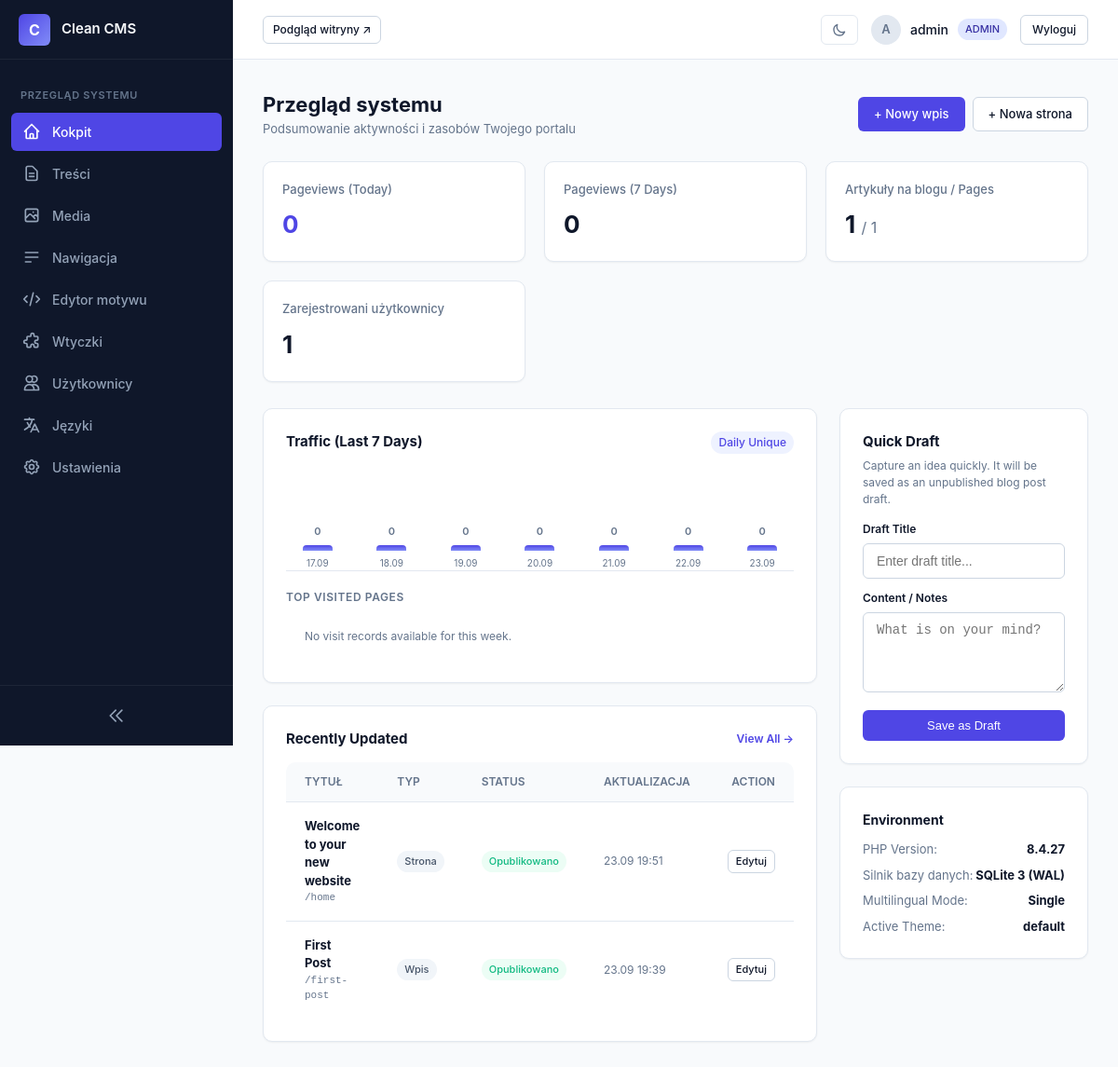
/admin/index.php (signed in), run on the app's committed database.
### tables this page shows
CREATE TABLE pages (
                    id INTEGER PRIMARY KEY AUTOINCREMENT,
                    parent_id INTEGER DEFAULT 0,
                    slug TEXT NOT NULL,
                    title TEXT NOT NULL,
                    content TEXT,
                    type TEXT NOT NULL DEFAULT 'page',
                    status TEXT DEFAULT 'published',
                    lang TEXT NOT NULL DEFAULT 'en',
                    translation_group TEXT NOT NULL,
                    featured_image TEXT,
                    meta_title TEXT,
                    meta_description TEXT,
                    author_id INTEGER REFERENCES users(id) ON DELETE SET NULL,
                    created_at DATETIME DEFAULT CURRENT_TIMESTAMP,
                    updated_at DATETIME DEFAULT CURRENT_TIMESTAMP
                );

CREATE TABLE settings (key TEXT PRIMARY KEY, value TEXT);

### core/bootstrap.php (called while the page is built, shortened)
<?php
spl_autoload_register(function ($class) {
    $prefix = 'Core\\';
    $base_dir = __DIR__ . '/';
    $len = strlen($prefix);
    $relative_class = substr($class, $len);
    $file = $base_dir . str_replace('\\', '/', $relative_class) . '.php';
});
require_once __DIR__ . '/GetSimpleCompat.php';
require_once __DIR__ . '/I18n.php';

### core/Security.php (called while the page is built, shortened)
<?php
final class Security {
    public static function sanitize(string $data): string {
        return htmlspecialchars(trim($data), ENT_QUOTES, 'UTF-8');
    }
}

### core/Router.php (called while the page is built, shortened)
<?php
final class Router {
    public static function getOption(string $configurationKey, string $defaultFallback = ''): string {
        $database = Database::getConnection();
        $statement = $database->prepare("SELECT value FROM settings WHERE key = :key LIMIT 1");
        $statement->execute([':key' => $configurationKey]);
        $resultRow = $statement->fetch();
        return $resultRow ? (string)$resultRow['value'] : $defaultFallback;
    }
}

### admin/index.php (the view, shortened to what this page needs)
<?php
require_once __DIR__ . '/../core/bootstrap.php';
require_once __DIR__ . '/views/header.php';
$db = Database::getConnection();
$totalPages = (int)$db->query("SELECT COUNT(*) FROM pages WHERE type = 'page'")->fetchColumn();
$totalPosts = (int)$db->query("SELECT COUNT(*) FROM pages WHERE type = 'post'")->fetchColumn();
$totalUsers = (int)$db->query("SELECT COUNT(*) FROM users")->fetchColumn();
$todayVisits = (int)$db->query("SELECT COUNT(*) FROM visits WHERE visited_at = DATE('now')")->fetchColumn();
$weekVisits  = (int)$db->query("SELECT COUNT(*) FROM visits WHERE visited_at >= DATE('now', '-6 days')")->fetchColumn();
$chartQuery = $db->query("
    SELECT d.dt as date, COUNT(v.id) as count
    FROM (
        SELECT DATE('now', '-6 days') as dt UNION ALL
        SELECT DATE('now', '-5 days') UNION ALL
        SELECT DATE('now', '-4 days') UNION ALL
        SELECT DATE('now', '-3 days') UNION ALL
        SELECT DATE('now', '-2 days') UNION ALL
        SELECT DATE('now', '-1 days') UNION ALL
        SELECT DATE('now')
    ) d
    LEFT JOIN visits v ON v.visited_at = d.dt
    GROUP BY d.dt ORDER BY d.dt ASC
");
$chartData = $chartQuery->fetchAll();
$topPages = $db->query("
    SELECT path, COUNT(*) as hits
    FROM visits
    WHERE visited_at >= DATE('now', '-6 days')
    GROUP BY path
    ORDER BY hits DESC
    LIMIT 5
")->fetchAll();
$recentContent = $db->query("
    SELECT p.id, p.title, p.slug, p.type, p.status, p.updated_at, u.username as author_name
    FROM pages p
    LEFT JOIN users u ON p.author_id = u.id
    ORDER BY p.updated_at DESC
    LIMIT 6
")->fetchAll();
?>
<div class="page-header">
    <div>
        <h1 class="page-title"><?= _e('System Overview') ?></h1>
        <p style="color: var(--text-muted); font-size: 13px;"><?= _e('Summary of your website activity and resources') ?></p>
    </div>
    <div style="display:flex; gap: 8px;">
        <a href="page-edit.php?type=post" class="btn btn-primary">+ <?= _e('New Post') ?></a>
        <a href="page-edit.php?type=page" class="btn btn-secondary">+ <?= _e('New Page') ?></a>
    </div>
</div>
<div class="metrics-grid">
    <div class="metric-card">
        <span class="metric-label"><?= _e('Pageviews (Today)') ?></span>
        <span class="metric-value" style="color: var(--primary);"><?= $todayVisits ?></span>
    </div>
    <div class="metric-card">
        <span class="metric-label"><?= _e('Pageviews (7 Days)') ?></span>
        <span class="metric-value"><?= $weekVisits ?></span>
    </div>
    <div class="metric-card">
        <span class="metric-label"><?= _e('Blog Posts') ?> / <?= _e('Pages') ?></span>
        <span class="metric-value"><?= $totalPosts ?> <span style="font-size:16px; font-weight:normal; color:var(--text-muted);">/ <?= $totalPages ?></span></span>
    </div>
    <div class="metric-card">
        <span class="metric-label"><?= _e('Registered Users') ?></span>
        <span class="metric-value"><?= $totalUsers ?></span>
    </div>
</div>
<div style="display: grid; grid-template-columns: 2fr 1fr; gap: 24px; align-items: start;">
    <div>
        <div class="card">
            <div style="display:flex; justify-content:space-between; align-items:center; margin-bottom: 16px;">
                <h2 style="font-size: 15px; font-weight: 700;"><?= _e('Traffic (Last 7 Days)') ?></h2>
                <span class="badge" style="background: var(--primary-subtle); color: var(--primary);"><?= _e('Daily Unique') ?></span>
            </div>
            <?php
            $maxVisits = 1;
            ?>
            <div style="display: flex; align-items: flex-end; gap: 12px; height: 110px; padding-top: 15px; border-bottom: 1px solid var(--border-subtle);">
                <?php foreach ($chartData as $bar):
                    $h = max(6, (int)(($bar['count'] / $maxVisits) * 85));
                    $dayLabel = date('d.m', strtotime($bar['date']));
                ?>
                    <div style="flex: 1; display: flex; flex-direction: column; align-items: center; gap: 6px; height: 100%; justify-content: flex-end;">
                        <span style="font-size: 11px; font-weight: 600; color: var(--text-muted);"><?= $bar['count'] ?></span>
                        <div style="width: 100%; max-width: 32px; height: <?= $h ?>px; background: linear-gradient(180deg, var(--primary), #818cf8); border-radius: 4px 4px 0 0;" title="<?= $bar['date'] ?>: <?= $bar['count'] ?> views"></div>
                        <span style="font-size: 10px; color: var(--text-muted);"><?= $dayLabel ?></span>
                    </div>
                <?php endforeach; ?>
            </div>
            <div style="margin-top: 16px;">
                <span style="font-size: 12px; font-weight: 600; color: var(--text-muted); text-transform: uppercase; letter-spacing: 0.05em;"><?= _e('Top Visited Pages') ?></span>
                <table class="pro-table" style="margin-top: 8px;">
                    <tbody>
                        <?php if (empty($topPages)): ?>
                            <tr><td style="color: var(--text-muted); font-size: 12px;"><?= _e('No visit records available for this week.') ?></td></tr>
                        <?php endif; ?>
                    </tbody>
                </table>
            </div>
        </div>
        <div class="card">
            <div style="display:flex; justify-content:space-between; align-items:center; margin-bottom: 14px;">
                <h2 style="font-size: 15px; font-weight: 700;"><?= _e('Recently Updated') ?></h2>
                <a href="pages.php" style="font-size: 12px; color: var(--primary); text-decoration: none; font-weight: 600;"><?= _e('View All') ?> &rarr;</a>
            </div>
            <div class="table-container" style="border: none; box-shadow: none;">
                <table class="pro-table">
                    <thead>
                        <tr>
                            <th><?= _e('Title') ?></th>
                            <th><?= _e('Type') ?></th>
                            <th><?= _e('Status') ?></th>
                            <th><?= _e('Updated') ?></th>
                            <th style="text-align: right;"><?= _e('Action') ?></th>
                        </tr>
                    </thead>
                    <tbody>
                        <?php foreach ($recentContent as $rc): ?>
                            <tr>
                                <td>
                                    <strong><a href="page-edit.php?id=<?= $rc['id'] ?>" style="color: var(--text-main); text-decoration: none;"><?= Security::sanitize($rc['title']) ?></a></strong>
                                    <div style="font-size: 11px; color: var(--text-muted); font-family: monospace;">/<?= Security::sanitize($rc['slug']) ?></div>
                                </td>
                                <td>
                                    <span class="badge" style="background: #f1f5f9; color: #475569; font-size: 11px;">
                                    </span>
                                </td>
                                <td>
                                    <span class="badge <?= $rc['status'] === 'published' ? 'badge-success' : 'badge-warning' ?>" style="font-size: 11px;">
                                    </span>
                                </td>
                                <td style="font-size: 12px; color: var(--text-muted);"><?= date('d.m H:i', strtotime($rc['updated_at'])) ?></td>
                                <td style="text-align: right;">
                                    <a href="page-edit.php?id=<?= $rc['id'] ?>" class="btn btn-secondary" style="padding: 3px 8px; font-size: 11px;"><?= _e('Edit') ?></a>
                                </td>
                            </tr>
                        <?php endforeach; ?>
                    </tbody>
                </table>
            </div>
        </div>
    </div>
    <div>
        <div class="card">
            <h2 style="font-size: 15px; font-weight: 700; margin-bottom: 6px;"><?= _e('Quick Draft') ?></h2>
            <p style="font-size: 12px; color: var(--text-muted); margin-bottom: 14px;"><?= _e('Capture an idea quickly. It will be saved as an unpublished blog post draft.') ?></p>
            <form method="POST" action="">
                <div class="form-group" style="margin-bottom: 12px;">
                    <label class="form-label" style="font-size: 12px;"><?= _e('Draft Title') ?></label>
                    <input type="text" name="draft_title" class="form-control" placeholder="<?= _e('Enter draft title...') ?>" required>
                </div>
                <div class="form-group" style="margin-bottom: 14px;">
                    <label class="form-label" style="font-size: 12px;"><?= _e('Content / Notes') ?></label>
                    <textarea name="draft_content" class="form-control" rows="4" placeholder="<?= _e('What is on your mind?') ?>"></textarea>
                </div>
                <button type="submit" class="btn btn-primary" style="width: 100%; font-size: 13px;"><?= _e('Save as Draft') ?></button>
            </form>
        </div>
        <div class="card">
            <h3 style="font-size: 14px; font-weight: 700; margin-bottom: 12px;"><?= _e('Environment') ?></h3>
            <ul style="list-style: none; font-size: 13px; display: flex; flex-direction: column; gap: 8px; color: var(--text-muted);">
                <li style="display: flex; justify-content: space-between;">
                    <span><?= _e('PHP Version') ?>:</span> <strong style="color: var(--text-main);"><?= PHP_VERSION ?></strong>
                </li>
                <li style="display: flex; justify-content: space-between;">
                    <span><?= _e('Database Engine') ?>:</span> <strong style="color: var(--text-main);">SQLite 3 (WAL)</strong>
                </li>
                <li style="display: flex; justify-content: space-between;">
                    <span><?= _e('Multilingual Mode') ?>:</span> <strong style="color: var(--text-main);"><?= \Core\Router::getOption('multilingual_frontend') === '1' ? _e('Enabled') : _e('Single') ?></strong>
                </li>
                <li style="display: flex; justify-content: space-between;">
                    <span><?= _e('Active Theme') ?>:</span> <strong style="color: var(--text-main);"><?= htmlspecialchars(\Core\Router::getOption('active_theme', 'default'), ENT_QUOTES, 'UTF-8') ?></strong>
                </li>
            </ul>
        </div>
    </div>
</div>
<?php require_once __DIR__ . '/views/footer.php'; ?>

### core/I18n.php (shortened to what this page needs)
<?php
    final class I18n {
        private static string $frontendLang = 'en';
        private static string $adminLang = 'en';
        private static string $defaultLang = 'en';
        private static array $translations = [];
        private static array $availableLanguages = [];
        public static function init(): void {
            self::$defaultLang = class_exists('\Core\Router') ? Router::getOption('default_language', 'en') : 'en';
            $rawLangs = class_exists('\Core\Router') ? Router::getOption('available_languages', 'en:English,pl:Polski') : 'en:English,pl:Polski';
            self::$availableLanguages = [];
            foreach (explode(',', $rawLangs) as $pair) {
                $parts = explode(':', trim($pair));
                if (count($parts) === 2) {
                    self::$availableLanguages[trim($parts[0])] = trim($parts[1]);
                }
            }
            $configuredAdminLang = class_exists('\Core\Router') ? Router::getOption('admin_language', self::$defaultLang) : self::$defaultLang;
            if (isset($_SESSION['user_admin_lang']) && array_key_exists($_SESSION['user_admin_lang'], self::$availableLanguages)) {
                self::$adminLang = $_SESSION['user_admin_lang'];
            } elseif (array_key_exists($configuredAdminLang, self::$availableLanguages)) {
                self::$adminLang = $configuredAdminLang;
            } else {
                self::$adminLang = self::$defaultLang;
            }
        }
        private static function detectFrontendLanguage(): void {
            $isMultilingual = class_exists('\Core\Router') && Router::getOption('multilingual_frontend', '0') === '1';
            if (!$isMultilingual) {
                self::$frontendLang = self::$defaultLang;
                return;
            }
        }
        public static function loadDictionary(string $lang): void {
            $lang = preg_replace('/[^a-z0-9_-]/i', '', $lang);
            $filePath = __DIR__ . '/../languages/' . $lang . '.json';
            if (file_exists($filePath)) {
                $json = file_get_contents($filePath);
                $data = json_decode((string)$json, true);
                if (is_array($data)) {
                    self::$translations[$lang] = $data;
                    return;
                }
            }
            self::$translations[$lang] = [];
        }
        public static function translate(string $key, ?string $lang = null): string {
            if ($lang === null) {
                $isAdmin = defined('IN_ADMIN') && IN_ADMIN === true;
                $lang = $isAdmin ? self::$adminLang : self::$frontendLang;
            }
            $translated = self::$translations[$lang][$key] ?? null;
            if ($translated !== null && $translated !== '') {
                return (string)$translated;
            }
            return $key;
        }
    }
    if (!function_exists('_e')) {
        function _e(string $key, ?string $lang = null): void {
            echo htmlspecialchars(\Core\I18n::translate($key, $lang), ENT_QUOTES, 'UTF-8');
        }
    }

### data on the page
pages: title "Welcome to your new website", slug "home", lang "Strona Opublikowano Edytuj", updated_at "23.09 19:51"
pages: title "First Post", slug "first-post", lang "Wpis Opublikowano Edytuj", updated_at "23.09 19:39"
settings: value "default"

### other printed values
substr($_SESSION['user_name'] ?? 'A', 0, 1) "A"
$_SESSION['user_name'] "admin"
Auth::role() "ADMIN"
$todayVisits "0"
$weekVisits "0"
$totalPosts "1"
$totalPages "1"
$totalUsers "1"
$bar['count'] "0"
$dayLabel "17.09"
$dayLabel "18.09"
$dayLabel "19.09"
$dayLabel "20.09"
$dayLabel "21.09"
$dayLabel "22.09"
